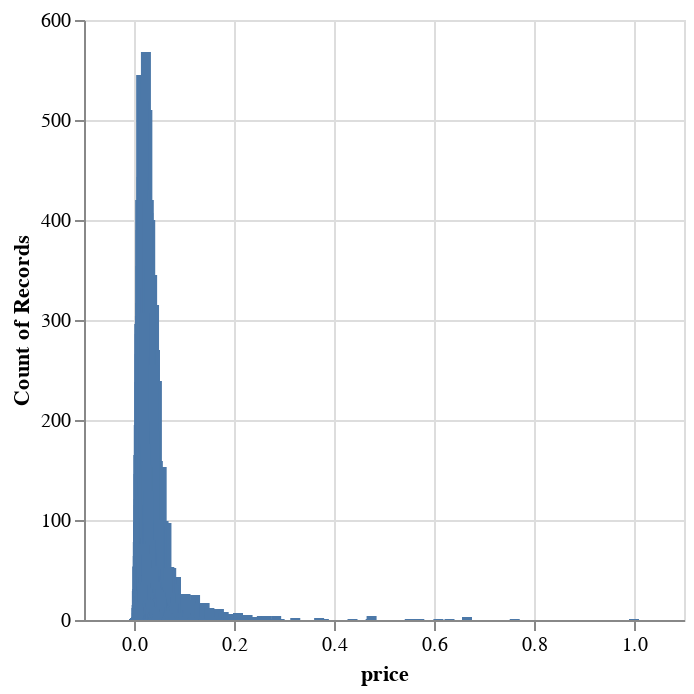

The code cell stored with this chart in its notebook:
### Code cell
import altair as alt
alt.data_transformers.enable("vegafusion")

alt.Chart(scaled_data_df).mark_bar().encode(
    alt.X("price:Q", bin=False),
    y='count()',
)


alt.Chart(source).transform_fold(
    [
        "",
        "petalLength",
        "sepalWidth",
        "sepalLength",
    ],
    as_=["Measurement_type", "value"],
).transform_density(
    density="value",
    bandwidth=0.3,
    groupby=["Measurement_type"],
    extent=[0, 8],
).mark_area().encode(
    alt.X("value:Q"),
    alt.Y("density:Q"),
    alt.Row("Measurement_type:N"),
).properties(
    width=300, height=50
)

### Figure 1 — Vega specification as saved in the notebook (floating-point values rounded to 4 significant figures; data arrays with more than 128 entries replaced by an {"elided": "..."} marker saying what was removed)
{"$schema": "https://vega.github.io/schema/vega/v5.json", "data": [{"name": "source_0", "values": {"elided": "3681 records"}}, {"name": "source_0_x_domain_price", "values": [{"min": 0.0, "max": 1.0}]}, {"name": "source_0_y_domain___count", "values": [{"min": 1, "max": 568}]}], "marks": [{"type": "rect", "name": "marks", "from": {"data": "source_0"}, "encode": {"update": {"y2": {"value": 0, "scale": "y"}, "width": {"value": 5}, "y": {"field": "__count", "scale": "y"}, "xc": {"field": "price", "scale": "x"}, "fill": {"value": "#4c78a8"}}}, "style": ["bar"]}], "scales": [{"name": "x", "type": "linear", "domain": [{"signal": "(data(\"source_0_x_domain_price\")[0] || {}).min"}, {"signal": "(data(\"source_0_x_domain_price\")[0] || {}).max"}], "range": [0, {"signal": "width"}], "padding": 5, "nice": true, "zero": false}, {"name": "y", "type": "linear", "domain": [{"signal": "(data(\"source_0_y_domain___count\")[0] || {}).min"}, {"signal": "(data(\"source_0_y_domain___count\")[0] || {}).max"}], "range": [{"signal": "height"}, 0], "nice": true, "zero": true}], "axes": [{"scale": "x", "aria": false, "gridScale": "y", "orient": "bottom", "domain": false, "maxExtent": 0, "minExtent": 0, "ticks": false, "zindex": 0, "grid": true, "tickCount": {"signal": "ceil(width/40)"}, "labels": false}, {"scale": "y", "orient": "left", "tickCount": {"signal": "ceil(height/40)"}, "aria": false, "grid": true, "zindex": 0, "domain": false, "gridScale": "x", "maxExtent": 0, "labels": false, "minExtent": 0, "ticks": false}, {"scale": "x", "title": "price", "grid": false, "orient": "bottom", "labelFlush": true, "tickCount": {"signal": "ceil(width/40)"}, "zindex": 0, "labelOverlap": true}, {"scale": "y", "title": "Count of Records", "orient": "left", "labelOverlap": true, "zindex": 0, "grid": false, "tickCount": {"signal": "ceil(height/40)"}}], "height": 300, "style": "cell", "width": 300, "background": "white", "padding": 5}
